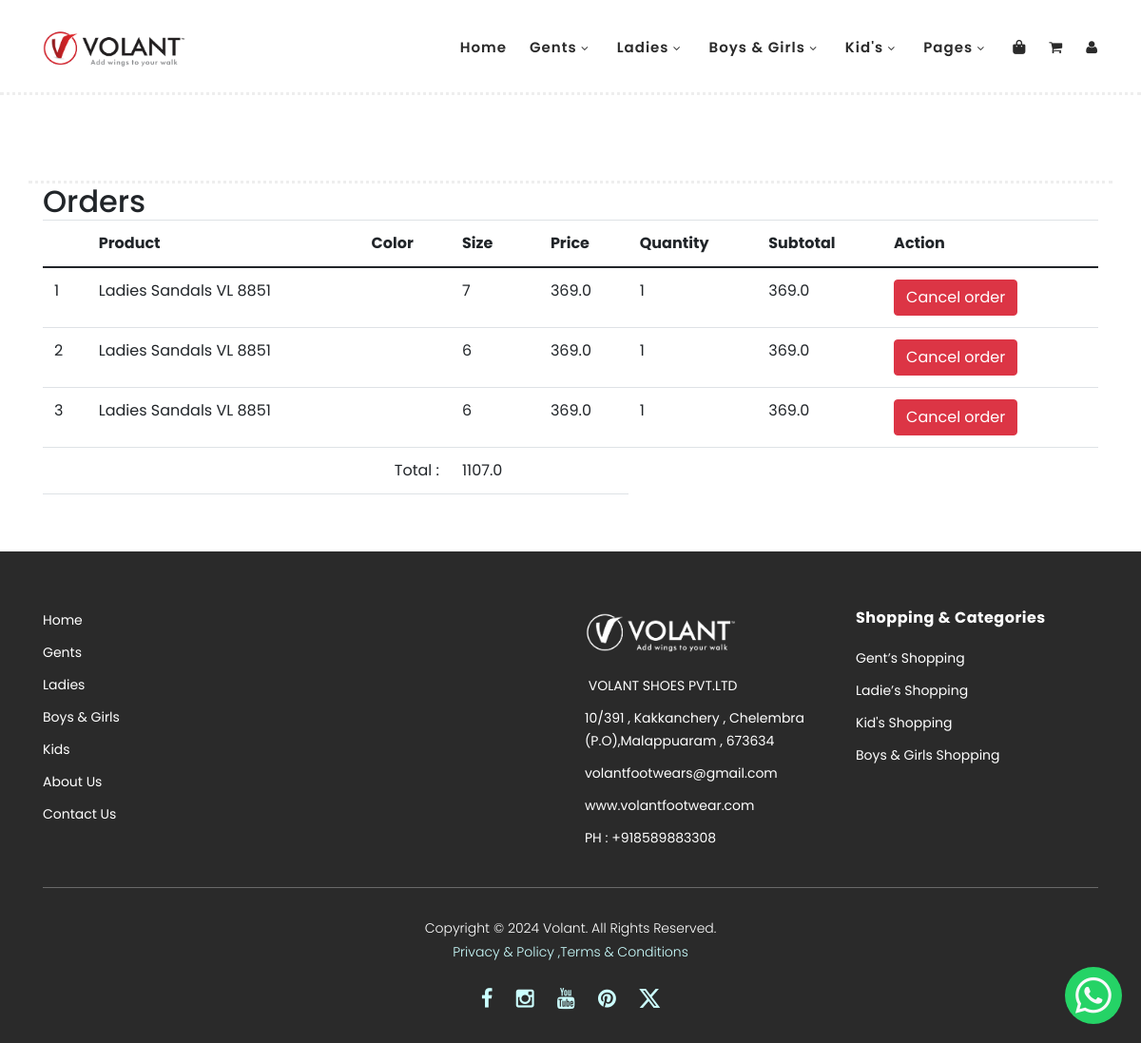
The app's page /userorderlist (signed in) with its own data.
### VolantApp/models.py (models this page shows, shortened)
class OrderModel(models.Model):
    product = models.ForeignKey(Footwears, on_delete=models.CASCADE)
    user = models.ForeignKey(User, on_delete=models.CASCADE)
    color = models.ForeignKey(Footwearimages, on_delete=models.CASCADE)
    size = models.ForeignKey(Footwearsize, on_delete=models.CASCADE)
    options={
        ('order-placed','order-placed'),
        ('dispatched','dispatched'),
        ('shipped','shipped'),
        ('delivered','delivered'),
        ('cancelled','cancelled')
    }
    status=models.CharField(max_length=100,choices=options,default='order-placed')
    quantity = models.IntegerField(default=1)
    phone = models.CharField(max_length=100)
    email =models.EmailField(max_length=254)
    address = models.TextField()
    total = models.FloatField()

class Footwears(models.Model):
    product_options=(
        ('sandals','sandals'),
        ('slipperandflipflops','slipperandflipflops'),
        ('casualshoes','casualshoes'),
        ('specialcollections','specialcollections'),
        ('flatshoes','flatshoes'),
        ('schooledition','schooledition'),
    )
    product_category=models.CharField(max_length=100,choices=product_options)
    types=(
        ('ladies','ladies'),
        ('gents','gents'),
        ('boys','boys'),
        ('girls','girls'),
        ('kids','kids')
    )
    product_types=models.CharField(max_length=100,choices=types)
    product_name=models.CharField(max_length=100)
    product_price=models.FloatField()
    product_description = models.TextField()
    colors=(
        ('Black','Black'),
        ('Blue','Blue'),
        ('Brown','Brown'),
        ('Camel','Camel'),
        ('Cherry','Cherry'),
        ('Gold','Gold'),
        ('Grape','Grape'),
        ('Green','Green'),
        ('Grey','Grey'),
        ('Maroon','Maroon'),
        ('Mehandi','Mehandi'),
        ('Navy','Navy'),
        ('Olive','Olive'),
        ('Peach','Peach'),
        ('Peacock','Peacock'),
        ('Pink','Pink'),
        ('Purple','Purple'),
        ('Tan','Tan'),
        ('Violet','Violet'),
        ('White','White'),
        ('Wine','Wine'),
        ('Yellow','Yellow'),
    )
    product_color=models.CharField(max_length=100,choices=colors)
    image = models.ImageField(upload_to='images/')

class Footwearsize(models.Model):
    product = models.ForeignKey(Footwears, on_delete=models.CASCADE)
    sizes = (
        ('1','1'),
        ('2','2'),
        ('3','3'),
        ('4','4'),
        ('5','5'),
        ('6','6'),
        ('7','7'),
        ('8','8'),
        ('9','9'),
        ('10','10'),
        ('11','11'),
        ('12','12'),
        ('13','13'),
    )
    size = models.CharField(max_length=100, choices=sizes)

### VolantApp/views.py (the view)
# urls.py: path('userorderlist',views.UserOrderView.as_view(),name='userorderlist'),
@method_decorator(login_required, name='dispatch')
class UserOrderView(ListView):
    template_name = '11userorder.html'
    model = OrderModel
    context_object_name = 'products'
    def get_queryset(self):
        return OrderModel.objects.filter(user=self.request.user)
    def get_context_data(self, **kwargs):
        context = super().get_context_data(**kwargs)
        total_sum = OrderModel.objects.filter(user=self.request.user).aggregate(total=Sum('total'))['total']
        context["sum"] = total_sum if total_sum is not None else 0
        return context

### VolantApp/templates/11userorder.html (shortened to what this page needs)
{% extends '7userproductview.html' %}
{% block content %}
<div class="container">
  <h2>Orders</h2>
  {% if products %}
  <table class="table table-responsive-sm">
    <thead>
      <tr>
        <th></th>
        <th>Product</th>
        <th>Color</th>
        <th>Size</th>
        <th>Price</th>
        <th>Quantity</th>
        <th>Subtotal</th>
        <th>Action</th>
      </tr>
    </thead>
    <tbody>
        {% for i in products %}
      <tr>
        <td>{{forloop.counter}}</td>
        <td class="text-capitalize">{{i.product.product_types}} {{i.product.product_category}} {{i.product.product_name}}</td>
        <td><img src="{{i.color.product_image.url}}" alt="" width="100px"></td>
        <td>{{i.size.size}}</td>
        <td>{{i.product.product_price}}</td>
        <td>{{i.quantity}}</td>
        <td>{{i.total}}</td>
        <td><a href="{% url 'orderdelete' i.id %}" class="btn btn-danger me-2">Cancel order</a></td>
      </tr>
        {% endfor %}
      <tr>
        <td colspan="3" class="text-right">Total : </td>
        <td>{{sum}}</td>
        <td></td>
      </tr>
    </tbody>
  </table>
  {% else %}
  <h1>No Orders yet</h1>
  {% endif %}
</div>
<div class="whatsapp-btn text-center d-flex justify-content-center align-items-center">
  <a href="https://wa.me/+918590366431" class="text-center d-flex justify-content-center align-items-center"><i class="fab fa-whatsapp text-light" style="font-size: 2.7rem;"></i></a>
</div>
{% endblock %}

### VolantApp/static/assets/css/additional.css (style rules this page uses)
.whatsapp-btn { position: fixed; bottom: 20px; right: 20px; width: 60px; height: 60px; background-color: #25d366; color: #fff; border-radius: 50%; text-align: center; line-height: 60px; font-size: 24px; cursor: pointer; z-index: 1000; }

### VolantApp/static/assets/css/templatemo-hexashop.css (style rules this page uses)
html, body, div, span, applet, object, iframe, h1, h2, h3, h4, h5, h6, p, blockquote, div pre, a, abbr, acronym, address, big, cite, code, del, dfn, em, font, img, ins, kbd, q, s, samp, small, strike, strong, sub, sup, tt, var, b, u, i, center, dl, dt, dd, ol, ul, li, figure, header, nav, section, article, aside, footer, figcaption { margin: 0; padding: 0; border: 0; outline: 0; }
* { box-sizing: border-box; }
html, body { font-family: 'Poppins', sans-serif; font-weight: 400; background-color: #fff; font-size: 16px; -ms-text-size-adjust: 100%; -webkit-font-smoothing: antialiased; -moz-osx-font-smoothing: grayscale; }
a { text-decoration: none !important; }
h1, h2, h3, h4, h5, h6 { margin-top: 0px; margin-bottom: 0px; }
html, body { background: #fff; font-family: 'Poppins', sans-serif; }
html { scroll-behavior: smooth; }

### records on screen
OrderModel: product.product_types "Ladies", product.product_category "Sandals", product.product_name "VL 8851", size.size "7", product.product_price "369.0", quantity "1", total "369.0"
OrderModel: product.product_types "Ladies", product.product_category "Sandals", product.product_name "VL 8851", size.size "6", product.product_price "369.0", quantity "1", total "369.0"
OrderModel: product.product_types "Ladies", product.product_category "Sandals", product.product_name "VL 8851", size.size "6", product.product_price "369.0", quantity "1", total "369.0"

### other values on screen
{{ sum }} "1107.0"
